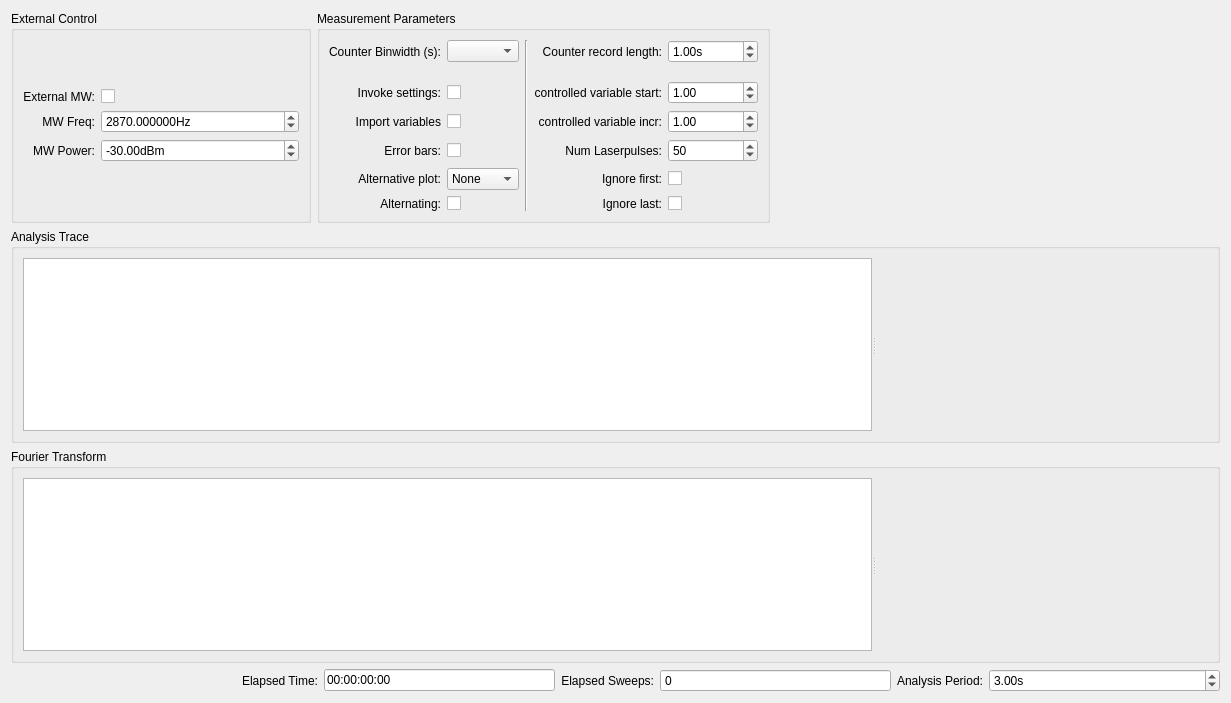
<?xml version="1.0" encoding="UTF-8"?>
<ui version="4.0">
 <class>pa</class>
 <widget class="QWidget" name="pa">
  <property name="geometry">
   <rect>
    <x>0</x>
    <y>0</y>
    <width>1231</width>
    <height>703</height>
   </rect>
  </property>
  <property name="windowTitle">
   <string>Form</string>
  </property>
  <property name="import_vars_array" stdset="0">
   <bool>false</bool>
  </property>
  <layout class="QVBoxLayout" name="verticalLayout_3" stretch="0,1,1,0">
   <item>
    <layout class="QHBoxLayout" name="horizontalLayout_3">
     <item>
      <widget class="QGroupBox" name="extrnal_control_groupbox">
       <property name="sizePolicy">
        <sizepolicy hsizetype="Preferred" vsizetype="Preferred">
         <horstretch>0</horstretch>
         <verstretch>0</verstretch>
        </sizepolicy>
       </property>
       <property name="maximumSize">
        <size>
         <width>300</width>
         <height>16777215</height>
        </size>
       </property>
       <property name="title">
        <string>External Control</string>
       </property>
       <layout class="QGridLayout" name="gridLayout_26">
        <item row="0" column="1">
         <layout class="QGridLayout" name="gridLayout_24">
          <item row="2" column="0">
           <widget class="QLabel" name="ext_control_mw_power_Label">
            <property name="text">
             <string>MW Power:</string>
            </property>
            <property name="alignment">
             <set>Qt::AlignRight|Qt::AlignTrailing|Qt::AlignVCenter</set>
            </property>
           </widget>
          </item>
          <item row="2" column="1">
           <widget class="ScienDSpinBox" name="ext_control_mw_power_DoubleSpinBox">
            <property name="sizePolicy">
             <sizepolicy hsizetype="Expanding" vsizetype="Fixed">
              <horstretch>0</horstretch>
              <verstretch>0</verstretch>
             </sizepolicy>
            </property>
            <property name="minimumSize">
             <size>
              <width>75</width>
              <height>0</height>
             </size>
            </property>
            <property name="maximumSize">
             <size>
              <width>200</width>
              <height>16777215</height>
             </size>
            </property>
            <property name="suffix">
             <string>dBm</string>
            </property>
            <property name="minimum">
             <double>-999999.000000000000000</double>
            </property>
            <property name="maximum">
             <double>999999.000000000000000</double>
            </property>
            <property name="value">
             <double>-30.000000000000000</double>
            </property>
           </widget>
          </item>
          <item row="0" column="0">
           <widget class="QLabel" name="label_34">
            <property name="text">
             <string>External MW:</string>
            </property>
            <property name="alignment">
             <set>Qt::AlignRight|Qt::AlignTrailing|Qt::AlignVCenter</set>
            </property>
           </widget>
          </item>
          <item row="1" column="0">
           <widget class="QLabel" name="ext_control_mw_freq_Label">
            <property name="text">
             <string>MW Freq:</string>
            </property>
            <property name="alignment">
             <set>Qt::AlignRight|Qt::AlignTrailing|Qt::AlignVCenter</set>
            </property>
           </widget>
          </item>
          <item row="0" column="1">
           <widget class="QCheckBox" name="ext_control_use_mw_CheckBox">
            <property name="sizePolicy">
             <sizepolicy hsizetype="Preferred" vsizetype="Fixed">
              <horstretch>0</horstretch>
              <verstretch>0</verstretch>
             </sizepolicy>
            </property>
            <property name="layoutDirection">
             <enum>Qt::LeftToRight</enum>
            </property>
            <property name="text">
             <string/>
            </property>
            <property name="tristate">
             <bool>false</bool>
            </property>
           </widget>
          </item>
          <item row="1" column="1">
           <widget class="ScienDSpinBox" name="ext_control_mw_freq_DoubleSpinBox">
            <property name="enabled">
             <bool>true</bool>
            </property>
            <property name="sizePolicy">
             <sizepolicy hsizetype="Expanding" vsizetype="Fixed">
              <horstretch>0</horstretch>
              <verstretch>0</verstretch>
             </sizepolicy>
            </property>
            <property name="minimumSize">
             <size>
              <width>75</width>
              <height>0</height>
             </size>
            </property>
            <property name="maximumSize">
             <size>
              <width>200</width>
              <height>16777215</height>
             </size>
            </property>
            <property name="suffix">
             <string>Hz</string>
            </property>
            <property name="decimals">
             <number>6</number>
            </property>
            <property name="maximum">
             <double>2100000044.000000000000000</double>
            </property>
            <property name="value">
             <double>2870.000000000000000</double>
            </property>
           </widget>
          </item>
         </layout>
        </item>
       </layout>
      </widget>
     </item>
     <item>
      <widget class="QGroupBox" name="groupBox_8">
       <property name="sizePolicy">
        <sizepolicy hsizetype="Expanding" vsizetype="Preferred">
         <horstretch>0</horstretch>
         <verstretch>0</verstretch>
        </sizepolicy>
       </property>
       <property name="title">
        <string>Measurement Parameters</string>
       </property>
       <layout class="QGridLayout" name="gridLayout_28">
        <item row="0" column="0">
         <layout class="QGridLayout" name="gridLayout_25" rowstretch="0,0,0,0,0,0,0,0" columnstretch="0,0,0,0,0">
          <property name="spacing">
           <number>6</number>
          </property>
          <item row="6" column="4">
           <widget class="QCheckBox" name="ana_param_ignore_first_CheckBox">
            <property name="sizePolicy">
             <sizepolicy hsizetype="Preferred" vsizetype="Fixed">
              <horstretch>0</horstretch>
              <verstretch>0</verstretch>
             </sizepolicy>
            </property>
            <property name="layoutDirection">
             <enum>Qt::LeftToRight</enum>
            </property>
            <property name="text">
             <string/>
            </property>
           </widget>
          </item>
          <item row="3" column="3">
           <widget class="QLabel" name="ana_param_x_axis_start_Label">
            <property name="text">
             <string>controlled variable start:</string>
            </property>
            <property name="alignment">
             <set>Qt::AlignRight|Qt::AlignTrailing|Qt::AlignVCenter</set>
            </property>
           </widget>
          </item>
          <item row="3" column="1">
           <widget class="QCheckBox" name="ana_param_invoke_settings_CheckBox">
            <property name="enabled">
             <bool>true</bool>
            </property>
            <property name="sizePolicy">
             <sizepolicy hsizetype="Preferred" vsizetype="Fixed">
              <horstretch>0</horstretch>
              <verstretch>0</verstretch>
             </sizepolicy>
            </property>
            <property name="layoutDirection">
             <enum>Qt::LeftToRight</enum>
            </property>
            <property name="text">
             <string/>
            </property>
            <property name="checked">
             <bool>false</bool>
            </property>
           </widget>
          </item>
          <item row="0" column="4">
           <widget class="ScienDSpinBox" name="ana_param_record_length_DoubleSpinBox">
            <property name="sizePolicy">
             <sizepolicy hsizetype="Expanding" vsizetype="Fixed">
              <horstretch>0</horstretch>
              <verstretch>0</verstretch>
             </sizepolicy>
            </property>
            <property name="suffix">
             <string>s</string>
            </property>
            <property name="decimals">
             <number>2</number>
            </property>
            <property name="maximum">
             <double>100000000.000000000000000</double>
            </property>
            <property name="value">
             <double>1.000000000000000</double>
            </property>
           </widget>
          </item>
          <item row="7" column="1">
           <widget class="QCheckBox" name="ana_param_alternating_CheckBox">
            <property name="sizePolicy">
             <sizepolicy hsizetype="Preferred" vsizetype="Fixed">
              <horstretch>0</horstretch>
              <verstretch>0</verstretch>
             </sizepolicy>
            </property>
            <property name="layoutDirection">
             <enum>Qt::LeftToRight</enum>
            </property>
            <property name="text">
             <string/>
            </property>
           </widget>
          </item>
          <item row="4" column="4">
           <widget class="ScienDSpinBox" name="ana_param_x_axis_inc_ScienDSpinBox">
            <property name="enabled">
             <bool>true</bool>
            </property>
            <property name="sizePolicy">
             <sizepolicy hsizetype="Expanding" vsizetype="Fixed">
              <horstretch>0</horstretch>
              <verstretch>0</verstretch>
             </sizepolicy>
            </property>
            <property name="maximum">
             <double>999999999.000000000000000</double>
            </property>
            <property name="value">
             <double>1.000000000000000</double>
            </property>
           </widget>
          </item>
          <item row="0" column="3">
           <widget class="QLabel" name="ana_param_record_length_Label">
            <property name="text">
             <string>Counter record length:</string>
            </property>
            <property name="alignment">
             <set>Qt::AlignRight|Qt::AlignTrailing|Qt::AlignVCenter</set>
            </property>
           </widget>
          </item>
          <item row="4" column="1">
           <widget class="QCheckBox" name="ana_param_import_vars_CheckBox">
            <property name="enabled">
             <bool>true</bool>
            </property>
            <property name="sizePolicy">
             <sizepolicy hsizetype="Preferred" vsizetype="Fixed">
              <horstretch>0</horstretch>
              <verstretch>0</verstretch>
             </sizepolicy>
            </property>
            <property name="layoutDirection">
             <enum>Qt::LeftToRight</enum>
            </property>
            <property name="text">
             <string/>
            </property>
            <property name="checked">
             <bool>false</bool>
            </property>
           </widget>
          </item>
          <item row="5" column="4">
           <widget class="QSpinBox" name="ana_param_num_laser_pulse_SpinBox">
            <property name="sizePolicy">
             <sizepolicy hsizetype="Expanding" vsizetype="Fixed">
              <horstretch>0</horstretch>
              <verstretch>0</verstretch>
             </sizepolicy>
            </property>
            <property name="minimum">
             <number>0</number>
            </property>
            <property name="maximum">
             <number>10000000</number>
            </property>
            <property name="value">
             <number>50</number>
            </property>
           </widget>
          </item>
          <item row="5" column="0">
           <widget class="QLabel" name="show_errorbars_Label">
            <property name="text">
             <string>Error bars:</string>
            </property>
            <property name="alignment">
             <set>Qt::AlignRight|Qt::AlignTrailing|Qt::AlignVCenter</set>
            </property>
           </widget>
          </item>
          <item row="3" column="0">
           <widget class="QLabel" name="label_2">
            <property name="text">
             <string>Invoke settings:</string>
            </property>
            <property name="alignment">
             <set>Qt::AlignRight|Qt::AlignTrailing|Qt::AlignVCenter</set>
            </property>
           </widget>
          </item>
          <item row="4" column="0">
           <widget class="QLabel" name="ana_param_import_vars_Label">
            <property name="text">
             <string>Import variables</string>
            </property>
            <property name="alignment">
             <set>Qt::AlignRight|Qt::AlignTrailing|Qt::AlignVCenter</set>
            </property>
            <property name="import_vars_array" stdset="0">
             <bool>false</bool>
            </property>
           </widget>
          </item>
          <item row="3" column="4">
           <widget class="ScienDSpinBox" name="ana_param_x_axis_start_ScienDSpinBox">
            <property name="enabled">
             <bool>true</bool>
            </property>
            <property name="sizePolicy">
             <sizepolicy hsizetype="Expanding" vsizetype="Fixed">
              <horstretch>0</horstretch>
              <verstretch>0</verstretch>
             </sizepolicy>
            </property>
            <property name="maximum">
             <double>999999999.000000000000000</double>
            </property>
            <property name="value">
             <double>1.000000000000000</double>
            </property>
           </widget>
          </item>
          <item row="6" column="0">
           <widget class="QLabel" name="second_plot_Label">
            <property name="text">
             <string>Alternative plot:</string>
            </property>
            <property name="alignment">
             <set>Qt::AlignRight|Qt::AlignTrailing|Qt::AlignVCenter</set>
            </property>
           </widget>
          </item>
          <item row="7" column="0">
           <widget class="QLabel" name="label_3">
            <property name="text">
             <string>Alternating:</string>
            </property>
            <property name="alignment">
             <set>Qt::AlignRight|Qt::AlignTrailing|Qt::AlignVCenter</set>
            </property>
           </widget>
          </item>
          <item row="0" column="0">
           <widget class="QLabel" name="label_22">
            <property name="text">
             <string>Counter Binwidth (s):</string>
            </property>
            <property name="alignment">
             <set>Qt::AlignRight|Qt::AlignTrailing|Qt::AlignVCenter</set>
            </property>
           </widget>
          </item>
          <item row="7" column="4">
           <widget class="QCheckBox" name="ana_param_ignore_last_CheckBox">
            <property name="sizePolicy">
             <sizepolicy hsizetype="Preferred" vsizetype="Fixed">
              <horstretch>0</horstretch>
              <verstretch>0</verstretch>
             </sizepolicy>
            </property>
            <property name="layoutDirection">
             <enum>Qt::LeftToRight</enum>
            </property>
            <property name="text">
             <string/>
            </property>
           </widget>
          </item>
          <item row="7" column="3">
           <widget class="QLabel" name="label_5">
            <property name="text">
             <string>Ignore last:</string>
            </property>
            <property name="alignment">
             <set>Qt::AlignRight|Qt::AlignTrailing|Qt::AlignVCenter</set>
            </property>
           </widget>
          </item>
          <item row="0" column="1">
           <widget class="QComboBox" name="ana_param_fc_bins_ComboBox"/>
          </item>
          <item row="6" column="1">
           <widget class="QComboBox" name="second_plot_ComboBox">
            <item>
             <property name="text">
              <string>None</string>
             </property>
            </item>
            <item>
             <property name="text">
              <string>FFT</string>
             </property>
            </item>
            <item>
             <property name="text">
              <string>Delta</string>
             </property>
            </item>
           </widget>
          </item>
          <item row="5" column="1">
           <widget class="QCheckBox" name="ana_param_errorbars_CheckBox">
            <property name="sizePolicy">
             <sizepolicy hsizetype="Preferred" vsizetype="Fixed">
              <horstretch>0</horstretch>
              <verstretch>0</verstretch>
             </sizepolicy>
            </property>
            <property name="text">
             <string/>
            </property>
           </widget>
          </item>
          <item row="4" column="3">
           <widget class="QLabel" name="ana_param_x_axis_inc_Label">
            <property name="text">
             <string>controlled variable incr:</string>
            </property>
            <property name="alignment">
             <set>Qt::AlignRight|Qt::AlignTrailing|Qt::AlignVCenter</set>
            </property>
           </widget>
          </item>
          <item row="5" column="3">
           <widget class="QLabel" name="ana_param_num_laserpulses_Label">
            <property name="text">
             <string>Num Laserpulses:</string>
            </property>
            <property name="alignment">
             <set>Qt::AlignRight|Qt::AlignTrailing|Qt::AlignVCenter</set>
            </property>
           </widget>
          </item>
          <item row="6" column="3">
           <widget class="QLabel" name="label_4">
            <property name="layoutDirection">
             <enum>Qt::LeftToRight</enum>
            </property>
            <property name="text">
             <string>Ignore first:</string>
            </property>
            <property name="alignment">
             <set>Qt::AlignRight|Qt::AlignTrailing|Qt::AlignVCenter</set>
            </property>
           </widget>
          </item>
          <item row="0" column="2" rowspan="8">
           <widget class="Line" name="line">
            <property name="orientation">
             <enum>Qt::Vertical</enum>
            </property>
           </widget>
          </item>
         </layout>
        </item>
       </layout>
      </widget>
     </item>
     <item>
      <spacer name="horizontalSpacer_2">
       <property name="orientation">
        <enum>Qt::Horizontal</enum>
       </property>
       <property name="sizeHint" stdset="0">
        <size>
         <width>40</width>
         <height>20</height>
        </size>
       </property>
      </spacer>
     </item>
    </layout>
   </item>
   <item>
    <widget class="QGroupBox" name="groupBox_6">
     <property name="sizePolicy">
      <sizepolicy hsizetype="Expanding" vsizetype="Expanding">
       <horstretch>0</horstretch>
       <verstretch>0</verstretch>
      </sizepolicy>
     </property>
     <property name="title">
      <string>Analysis Trace</string>
     </property>
     <layout class="QVBoxLayout" name="verticalLayout">
      <item>
       <widget class="QSplitter" name="first_plot_splitter">
        <property name="sizePolicy">
         <sizepolicy hsizetype="Expanding" vsizetype="Expanding">
          <horstretch>0</horstretch>
          <verstretch>0</verstretch>
         </sizepolicy>
        </property>
        <property name="midLineWidth">
         <number>0</number>
        </property>
        <property name="orientation">
         <enum>Qt::Horizontal</enum>
        </property>
        <widget class="PlotWidget" name="pulse_analysis_PlotWidget">
         <property name="sizeAdjustPolicy">
          <enum>QAbstractScrollArea::AdjustIgnored</enum>
         </property>
        </widget>
        <widget class="FitWidget" name="first_plot_fitwidget" native="true"/>
       </widget>
      </item>
     </layout>
    </widget>
   </item>
   <item>
    <widget class="QGroupBox" name="second_plot_GroupBox">
     <property name="sizePolicy">
      <sizepolicy hsizetype="Expanding" vsizetype="Expanding">
       <horstretch>0</horstretch>
       <verstretch>0</verstretch>
      </sizepolicy>
     </property>
     <property name="title">
      <string>Fourier Transform</string>
     </property>
     <layout class="QVBoxLayout" name="verticalLayout_2">
      <item>
       <widget class="QSplitter" name="second_plot_splitter">
        <property name="sizePolicy">
         <sizepolicy hsizetype="Expanding" vsizetype="Expanding">
          <horstretch>0</horstretch>
          <verstretch>0</verstretch>
         </sizepolicy>
        </property>
        <property name="orientation">
         <enum>Qt::Horizontal</enum>
        </property>
        <widget class="PlotWidget" name="pulse_analysis_second_PlotWidget"/>
        <widget class="FitWidget" name="second_plot_fitwidget" native="true"/>
       </widget>
      </item>
     </layout>
    </widget>
   </item>
   <item>
    <layout class="QHBoxLayout" name="horizontalLayout_2">
     <item>
      <spacer name="horizontalSpacer">
       <property name="orientation">
        <enum>Qt::Horizontal</enum>
       </property>
       <property name="sizeHint" stdset="0">
        <size>
         <width>40</width>
         <height>20</height>
        </size>
       </property>
      </spacer>
     </item>
     <item>
      <widget class="QLabel" name="time_param_elapsed_time_Label">
       <property name="text">
        <string>Elapsed Time:</string>
       </property>
       <property name="alignment">
        <set>Qt::AlignRight|Qt::AlignTrailing|Qt::AlignVCenter</set>
       </property>
      </widget>
     </item>
     <item>
      <widget class="QLineEdit" name="time_param_elapsed_time_LineEdit">
       <property name="maximumSize">
        <size>
         <width>16777215</width>
         <height>16777215</height>
        </size>
       </property>
       <property name="text">
        <string>00:00:00:00</string>
       </property>
      </widget>
     </item>
     <item>
      <widget class="QLabel" name="time_param_elapsed_sweep_Label">
       <property name="text">
        <string>Elapsed Sweeps:</string>
       </property>
       <property name="alignment">
        <set>Qt::AlignRight|Qt::AlignTrailing|Qt::AlignVCenter</set>
       </property>
      </widget>
     </item>
     <item>
      <widget class="ScienSpinBox" name="time_param_elapsed_sweep_SpinBox">
       <property name="sizePolicy">
        <sizepolicy hsizetype="Expanding" vsizetype="Fixed">
         <horstretch>0</horstretch>
         <verstretch>0</verstretch>
        </sizepolicy>
       </property>
       <property name="readOnly">
        <bool>true</bool>
       </property>
       <property name="buttonSymbols">
        <enum>QAbstractSpinBox::NoButtons</enum>
       </property>
       <property name="maximum">
        <number>999999999</number>
       </property>
      </widget>
     </item>
     <item>
      <widget class="QLabel" name="time_param_ana_periode_Label">
       <property name="text">
        <string>Analysis Period:</string>
       </property>
       <property name="alignment">
        <set>Qt::AlignRight|Qt::AlignTrailing|Qt::AlignVCenter</set>
       </property>
      </widget>
     </item>
     <item>
      <widget class="ScienDSpinBox" name="time_param_ana_periode_DoubleSpinBox">
       <property name="sizePolicy">
        <sizepolicy hsizetype="Expanding" vsizetype="Fixed">
         <horstretch>0</horstretch>
         <verstretch>0</verstretch>
        </sizepolicy>
       </property>
       <property name="suffix">
        <string>s</string>
       </property>
       <property name="minimum">
        <double>-1.000000000000000</double>
       </property>
       <property name="maximum">
        <double>999999999.000000000000000</double>
       </property>
       <property name="value">
        <double>3.000000000000000</double>
       </property>
      </widget>
     </item>
    </layout>
   </item>
  </layout>
 </widget>
 <customwidgets>
  <customwidget>
   <class>ScienDSpinBox</class>
   <extends>QDoubleSpinBox</extends>
   <header>qudi.util.widgets.scientific_spinbox.h</header>
  </customwidget>
  <customwidget>
   <class>ScienSpinBox</class>
   <extends>QSpinBox</extends>
   <header>qudi.util.widgets.scientific_spinbox.h</header>
  </customwidget>
  <customwidget>
   <class>PlotWidget</class>
   <extends>QGraphicsView</extends>
   <header>pyqtgraph</header>
  </customwidget>
  <customwidget>
   <class>FitWidget</class>
   <extends>QWidget</extends>
   <header>qudi.util.widgets.fitting.h</header>
   <container>1</container>
  </customwidget>
 </customwidgets>
 <tabstops>
  <tabstop>ext_control_use_mw_CheckBox</tabstop>
  <tabstop>ext_control_mw_freq_DoubleSpinBox</tabstop>
  <tabstop>ext_control_mw_power_DoubleSpinBox</tabstop>
  <tabstop>ana_param_fc_bins_ComboBox</tabstop>
  <tabstop>ana_param_import_vars_CheckBox</tabstop>
  <tabstop>ana_param_invoke_settings_CheckBox</tabstop>
  <tabstop>ana_param_record_length_DoubleSpinBox</tabstop>
  <tabstop>ana_param_x_axis_start_ScienDSpinBox</tabstop>
  <tabstop>ana_param_x_axis_inc_ScienDSpinBox</tabstop>
  <tabstop>ana_param_num_laser_pulse_SpinBox</tabstop>
  <tabstop>ana_param_ignore_first_CheckBox</tabstop>
  <tabstop>ana_param_ignore_last_CheckBox</tabstop>
  <tabstop>pulse_analysis_PlotWidget</tabstop>
  <tabstop>pulse_analysis_second_PlotWidget</tabstop>
  <tabstop>time_param_elapsed_time_LineEdit</tabstop>
  <tabstop>time_param_elapsed_sweep_SpinBox</tabstop>
  <tabstop>time_param_ana_periode_DoubleSpinBox</tabstop>
 </tabstops>
 <resources/>
 <connections/>
</ui>
